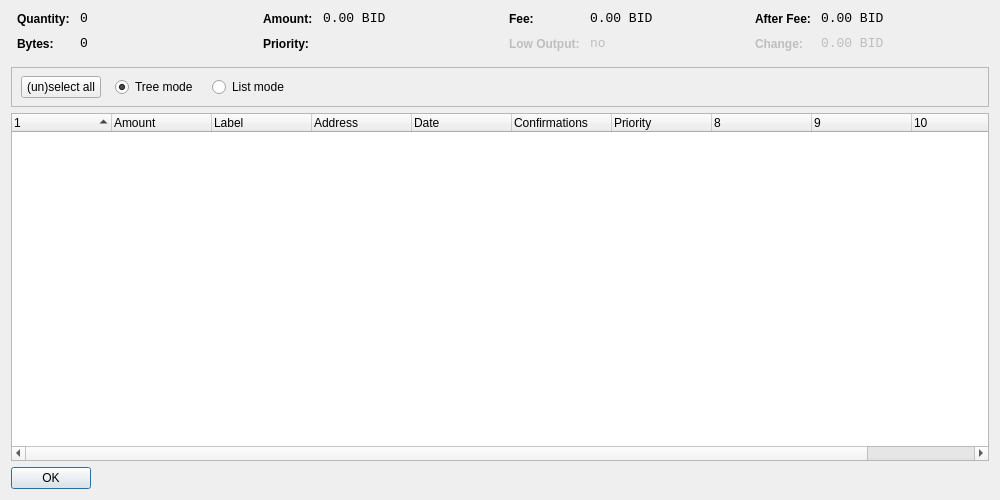
<?xml version="1.0" encoding="UTF-8"?>
<ui version="4.0">
 <class>CoinControlDialog</class>
 <widget class="QDialog" name="CoinControlDialog">
  <property name="geometry">
   <rect>
    <x>0</x>
    <y>0</y>
    <width>1000</width>
    <height>500</height>
   </rect>
  </property>
  <property name="windowTitle">
   <string>Coin Control</string>
  </property>
  <layout class="QVBoxLayout" name="verticalLayout">
   <item>
    <layout class="QHBoxLayout" name="horizontalLayoutTop" stretch="0,0,0,0">
     <property name="topMargin">
      <number>0</number>
     </property>
     <property name="bottomMargin">
      <number>10</number>
     </property>
     <item>
      <layout class="QFormLayout" name="formLayoutCoinControl1">
       <property name="horizontalSpacing">
        <number>10</number>
       </property>
       <property name="verticalSpacing">
        <number>10</number>
       </property>
       <property name="leftMargin">
        <number>6</number>
       </property>
       <property name="rightMargin">
        <number>6</number>
       </property>
       <item row="0" column="0">
        <widget class="QLabel" name="labelCoinControlQuantityText">
         <property name="styleSheet">
          <string notr="true">font-weight:bold;</string>
         </property>
         <property name="text">
          <string>Quantity:</string>
         </property>
        </widget>
       </item>
       <item row="0" column="1">
        <widget class="QLabel" name="labelCoinControlQuantity">
         <property name="font">
          <font>
           <family>Monospace</family>
           <pointsize>10</pointsize>
          </font>
         </property>
         <property name="cursor">
          <cursorShape>IBeamCursor</cursorShape>
         </property>
         <property name="contextMenuPolicy">
          <enum>Qt::ActionsContextMenu</enum>
         </property>
         <property name="text">
          <string notr="true">0</string>
         </property>
         <property name="textInteractionFlags">
          <set>Qt::LinksAccessibleByMouse|Qt::TextSelectableByKeyboard|Qt::TextSelectableByMouse</set>
         </property>
        </widget>
       </item>
       <item row="1" column="0">
        <widget class="QLabel" name="labelCoinControlBytesText">
         <property name="styleSheet">
          <string notr="true">font-weight:bold;</string>
         </property>
         <property name="text">
          <string>Bytes:</string>
         </property>
        </widget>
       </item>
       <item row="1" column="1">
        <widget class="QLabel" name="labelCoinControlBytes">
         <property name="font">
          <font>
           <family>Monospace</family>
           <pointsize>10</pointsize>
          </font>
         </property>
         <property name="cursor">
          <cursorShape>IBeamCursor</cursorShape>
         </property>
         <property name="contextMenuPolicy">
          <enum>Qt::ActionsContextMenu</enum>
         </property>
         <property name="text">
          <string notr="true">0</string>
         </property>
         <property name="textInteractionFlags">
          <set>Qt::LinksAccessibleByMouse|Qt::TextSelectableByKeyboard|Qt::TextSelectableByMouse</set>
         </property>
        </widget>
       </item>
      </layout>
     </item>
     <item>
      <layout class="QFormLayout" name="formLayoutCoinControl2">
       <property name="horizontalSpacing">
        <number>10</number>
       </property>
       <property name="verticalSpacing">
        <number>10</number>
       </property>
       <property name="leftMargin">
        <number>6</number>
       </property>
       <property name="rightMargin">
        <number>6</number>
       </property>
       <item row="0" column="0">
        <widget class="QLabel" name="labelCoinControlAmountText">
         <property name="styleSheet">
          <string notr="true">font-weight:bold;</string>
         </property>
         <property name="text">
          <string>Amount:</string>
         </property>
        </widget>
       </item>
       <item row="0" column="1">
        <widget class="QLabel" name="labelCoinControlAmount">
         <property name="font">
          <font>
           <family>Monospace</family>
           <pointsize>10</pointsize>
          </font>
         </property>
         <property name="cursor">
          <cursorShape>IBeamCursor</cursorShape>
         </property>
         <property name="contextMenuPolicy">
          <enum>Qt::ActionsContextMenu</enum>
         </property>
         <property name="text">
          <string notr="true">0.00 BID</string>
         </property>
         <property name="textInteractionFlags">
          <set>Qt::LinksAccessibleByMouse|Qt::TextSelectableByKeyboard|Qt::TextSelectableByMouse</set>
         </property>
        </widget>
       </item>
       <item row="1" column="0">
        <widget class="QLabel" name="labelCoinControlPriorityText">
         <property name="styleSheet">
          <string notr="true">font-weight:bold;</string>
         </property>
         <property name="text">
          <string>Priority:</string>
         </property>
        </widget>
       </item>
       <item row="1" column="1">
        <widget class="QLabel" name="labelCoinControlPriority">
         <property name="font">
          <font>
           <family>Monospace</family>
           <pointsize>10</pointsize>
          </font>
         </property>
         <property name="cursor">
          <cursorShape>IBeamCursor</cursorShape>
         </property>
         <property name="contextMenuPolicy">
          <enum>Qt::ActionsContextMenu</enum>
         </property>
         <property name="text">
          <string/>
         </property>
         <property name="textInteractionFlags">
          <set>Qt::LinksAccessibleByMouse|Qt::TextSelectableByKeyboard|Qt::TextSelectableByMouse</set>
         </property>
        </widget>
       </item>
      </layout>
     </item>
     <item>
      <layout class="QFormLayout" name="formLayoutCoinControl3">
       <property name="horizontalSpacing">
        <number>10</number>
       </property>
       <property name="verticalSpacing">
        <number>10</number>
       </property>
       <property name="leftMargin">
        <number>6</number>
       </property>
       <property name="rightMargin">
        <number>6</number>
       </property>
       <item row="0" column="0">
        <widget class="QLabel" name="labelCoinControlFeeText">
         <property name="styleSheet">
          <string notr="true">font-weight:bold;</string>
         </property>
         <property name="text">
          <string>Fee:</string>
         </property>
        </widget>
       </item>
       <item row="0" column="1">
        <widget class="QLabel" name="labelCoinControlFee">
         <property name="font">
          <font>
           <family>Monospace</family>
           <pointsize>10</pointsize>
          </font>
         </property>
         <property name="cursor">
          <cursorShape>IBeamCursor</cursorShape>
         </property>
         <property name="contextMenuPolicy">
          <enum>Qt::ActionsContextMenu</enum>
         </property>
         <property name="text">
          <string notr="true">0.00 BID</string>
         </property>
         <property name="textInteractionFlags">
          <set>Qt::LinksAccessibleByMouse|Qt::TextSelectableByKeyboard|Qt::TextSelectableByMouse</set>
         </property>
        </widget>
       </item>
       <item row="1" column="0">
        <widget class="QLabel" name="labelCoinControlLowOutputText">
         <property name="enabled">
          <bool>false</bool>
         </property>
         <property name="styleSheet">
          <string notr="true">font-weight:bold;</string>
         </property>
         <property name="text">
          <string>Low Output:</string>
         </property>
        </widget>
       </item>
       <item row="1" column="1">
        <widget class="QLabel" name="labelCoinControlLowOutput">
         <property name="enabled">
          <bool>false</bool>
         </property>
         <property name="font">
          <font>
           <family>Monospace</family>
           <pointsize>10</pointsize>
          </font>
         </property>
         <property name="cursor">
          <cursorShape>IBeamCursor</cursorShape>
         </property>
         <property name="contextMenuPolicy">
          <enum>Qt::ActionsContextMenu</enum>
         </property>
         <property name="text">
          <string notr="true">no</string>
         </property>
         <property name="textInteractionFlags">
          <set>Qt::LinksAccessibleByMouse|Qt::TextSelectableByKeyboard|Qt::TextSelectableByMouse</set>
         </property>
        </widget>
       </item>
      </layout>
     </item>
     <item>
      <layout class="QFormLayout" name="formLayoutCoinControl4">
       <property name="horizontalSpacing">
        <number>10</number>
       </property>
       <property name="verticalSpacing">
        <number>10</number>
       </property>
       <property name="leftMargin">
        <number>6</number>
       </property>
       <property name="rightMargin">
        <number>6</number>
       </property>
       <item row="0" column="0">
        <widget class="QLabel" name="labelCoinControlAfterFeeText">
         <property name="styleSheet">
          <string notr="true">font-weight:bold;</string>
         </property>
         <property name="text">
          <string>After Fee:</string>
         </property>
        </widget>
       </item>
       <item row="0" column="1">
        <widget class="QLabel" name="labelCoinControlAfterFee">
         <property name="font">
          <font>
           <family>Monospace</family>
           <pointsize>10</pointsize>
          </font>
         </property>
         <property name="cursor">
          <cursorShape>IBeamCursor</cursorShape>
         </property>
         <property name="contextMenuPolicy">
          <enum>Qt::ActionsContextMenu</enum>
         </property>
         <property name="text">
          <string notr="true">0.00 BID</string>
         </property>
         <property name="textInteractionFlags">
          <set>Qt::LinksAccessibleByMouse|Qt::TextSelectableByKeyboard|Qt::TextSelectableByMouse</set>
         </property>
        </widget>
       </item>
       <item row="1" column="0">
        <widget class="QLabel" name="labelCoinControlChangeText">
         <property name="enabled">
          <bool>false</bool>
         </property>
         <property name="styleSheet">
          <string notr="true">font-weight:bold;</string>
         </property>
         <property name="text">
          <string>Change:</string>
         </property>
        </widget>
       </item>
       <item row="1" column="1">
        <widget class="QLabel" name="labelCoinControlChange">
         <property name="enabled">
          <bool>false</bool>
         </property>
         <property name="font">
          <font>
           <family>Monospace</family>
           <pointsize>10</pointsize>
          </font>
         </property>
         <property name="cursor">
          <cursorShape>IBeamCursor</cursorShape>
         </property>
         <property name="contextMenuPolicy">
          <enum>Qt::ActionsContextMenu</enum>
         </property>
         <property name="text">
          <string notr="true">0.00 BID</string>
         </property>
         <property name="textInteractionFlags">
          <set>Qt::LinksAccessibleByMouse|Qt::TextSelectableByKeyboard|Qt::TextSelectableByMouse</set>
         </property>
        </widget>
       </item>
      </layout>
     </item>
    </layout>
   </item>
   <item>
    <widget class="QFrame" name="frame">
     <property name="minimumSize">
      <size>
       <width>0</width>
       <height>40</height>
      </size>
     </property>
     <property name="frameShape">
      <enum>QFrame::StyledPanel</enum>
     </property>
     <property name="frameShadow">
      <enum>QFrame::Sunken</enum>
     </property>
     <widget class="QWidget" name="horizontalLayoutWidget">
      <property name="geometry">
       <rect>
        <x>10</x>
        <y>0</y>
        <width>781</width>
        <height>41</height>
       </rect>
      </property>
      <layout class="QHBoxLayout" name="horizontalLayoutPanel" stretch="0,0,0,0,0">
       <property name="spacing">
        <number>14</number>
       </property>
       <item>
        <widget class="QPushButton" name="pushButtonSelectAll">
         <property name="sizePolicy">
          <sizepolicy hsizetype="Maximum" vsizetype="Fixed">
           <horstretch>0</horstretch>
           <verstretch>0</verstretch>
          </sizepolicy>
         </property>
         <property name="text">
          <string>(un)select all</string>
         </property>
        </widget>
       </item>
       <item>
        <widget class="QRadioButton" name="radioTreeMode">
         <property name="sizePolicy">
          <sizepolicy hsizetype="Maximum" vsizetype="Fixed">
           <horstretch>0</horstretch>
           <verstretch>0</verstretch>
          </sizepolicy>
         </property>
         <property name="text">
          <string>Tree mode</string>
         </property>
         <property name="checked">
          <bool>true</bool>
         </property>
        </widget>
       </item>
       <item>
        <widget class="QRadioButton" name="radioListMode">
         <property name="sizePolicy">
          <sizepolicy hsizetype="Maximum" vsizetype="Fixed">
           <horstretch>0</horstretch>
           <verstretch>0</verstretch>
          </sizepolicy>
         </property>
         <property name="text">
          <string>List mode</string>
         </property>
        </widget>
       </item>
       <item>
        <spacer name="horizontalSpacer">
         <property name="orientation">
          <enum>Qt::Horizontal</enum>
         </property>
         <property name="sizeHint" stdset="0">
          <size>
           <width>40</width>
           <height>20</height>
          </size>
         </property>
        </spacer>
       </item>
      </layout>
     </widget>
    </widget>
   </item>
   <item>
    <widget class="CoinControlTreeWidget" name="treeWidget">
     <property name="contextMenuPolicy">
      <enum>Qt::CustomContextMenu</enum>
     </property>
     <property name="sortingEnabled">
      <bool>false</bool>
     </property>
     <property name="columnCount">
      <number>11</number>
     </property>
     <attribute name="headerShowSortIndicator" stdset="0">
      <bool>true</bool>
     </attribute>
     <attribute name="headerStretchLastSection">
      <bool>false</bool>
     </attribute>
     <column>
      <property name="text">
       <string/>
      </property>
     </column>
     <column>
      <property name="text">
       <string>Amount</string>
      </property>
     </column>
     <column>
      <property name="text">
       <string>Label</string>
      </property>
     </column>
     <column>
      <property name="text">
       <string>Address</string>
      </property>
     </column>
     <column>
      <property name="text">
       <string>Date</string>
      </property>
     </column>
     <column>
      <property name="text">
       <string>Confirmations</string>
      </property>
      <property name="toolTip">
       <string>Confirmed</string>
      </property>
     </column>
     <column>
      <property name="text">
       <string>Priority</string>
      </property>
     </column>
     <column>
      <property name="text">
       <string/>
      </property>
     </column>
     <column>
      <property name="text">
       <string/>
      </property>
     </column>
     <column>
      <property name="text">
       <string/>
      </property>
     </column>
     <column>
      <property name="text">
       <string/>
      </property>
     </column>
    </widget>
   </item>
   <item>
    <widget class="QDialogButtonBox" name="buttonBox">
     <property name="sizePolicy">
      <sizepolicy hsizetype="Maximum" vsizetype="Fixed">
       <horstretch>0</horstretch>
       <verstretch>0</verstretch>
      </sizepolicy>
     </property>
     <property name="orientation">
      <enum>Qt::Horizontal</enum>
     </property>
     <property name="standardButtons">
      <set>QDialogButtonBox::Ok</set>
     </property>
    </widget>
   </item>
  </layout>
 </widget>
 <customwidgets>
  <customwidget>
   <class>CoinControlTreeWidget</class>
   <extends>QTreeWidget</extends>
   <header>coincontroltreewidget.h</header>
  </customwidget>
 </customwidgets>
 <resources/>
 <connections/>
</ui>
